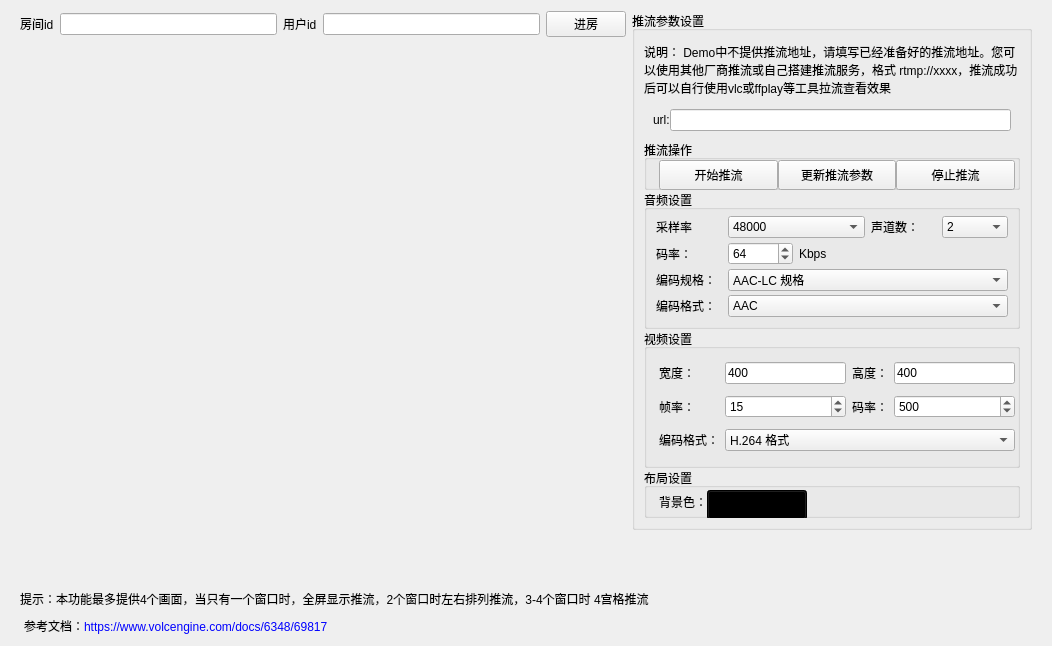
<?xml version="1.0" encoding="UTF-8"?>
<ui version="4.0">
 <class>CDNStreamByServer</class>
 <widget class="QWidget" name="CDNStreamByServer">
  <property name="geometry">
   <rect>
    <x>0</x>
    <y>0</y>
    <width>1052</width>
    <height>646</height>
   </rect>
  </property>
  <property name="windowTitle">
   <string>Form</string>
  </property>
  <layout class="QVBoxLayout" name="verticalLayout_5" stretch="5,1">
   <property name="spacing">
    <number>1</number>
   </property>
   <item>
    <widget class="QWidget" name="widget_top" native="true">
     <property name="minimumSize">
      <size>
       <width>0</width>
       <height>450</height>
      </size>
     </property>
     <layout class="QHBoxLayout" name="horizontalLayout_6" stretch="1,1">
      <property name="topMargin">
       <number>0</number>
      </property>
      <property name="bottomMargin">
       <number>0</number>
      </property>
      <item>
       <layout class="QVBoxLayout" name="verticalLayout">
        <item>
         <layout class="QHBoxLayout" name="horizontalLayout_2">
          <item>
           <widget class="QLabel" name="label">
            <property name="text">
             <string>房间id</string>
            </property>
           </widget>
          </item>
          <item>
           <widget class="QLineEdit" name="lineEdit_room"/>
          </item>
          <item>
           <widget class="QLabel" name="label_2">
            <property name="text">
             <string>用户id</string>
            </property>
           </widget>
          </item>
          <item>
           <widget class="QLineEdit" name="lineEdit_uid"/>
          </item>
          <item>
           <widget class="QPushButton" name="btn_join">
            <property name="text">
             <string>进房</string>
            </property>
           </widget>
          </item>
         </layout>
        </item>
        <item>
         <layout class="QHBoxLayout" name="horizontalLayout_3">
          <item>
           <spacer name="horizontalSpacer">
            <property name="orientation">
             <enum>Qt::Horizontal</enum>
            </property>
            <property name="sizeHint" stdset="0">
             <size>
              <width>40</width>
              <height>20</height>
             </size>
            </property>
           </spacer>
          </item>
          <item>
           <layout class="QFormLayout" name="formLayout">
            <property name="horizontalSpacing">
             <number>0</number>
            </property>
            <property name="verticalSpacing">
             <number>0</number>
            </property>
            <item row="0" column="0">
             <widget class="UserWidget" name="widget1" native="true">
              <property name="minimumSize">
               <size>
                <width>200</width>
                <height>200</height>
               </size>
              </property>
              <property name="maximumSize">
               <size>
                <width>200</width>
                <height>200</height>
               </size>
              </property>
             </widget>
            </item>
            <item row="0" column="1">
             <widget class="UserWidget" name="widget2" native="true">
              <property name="minimumSize">
               <size>
                <width>200</width>
                <height>200</height>
               </size>
              </property>
              <property name="maximumSize">
               <size>
                <width>200</width>
                <height>200</height>
               </size>
              </property>
             </widget>
            </item>
            <item row="1" column="0">
             <widget class="UserWidget" name="widget3" native="true">
              <property name="minimumSize">
               <size>
                <width>200</width>
                <height>200</height>
               </size>
              </property>
              <property name="maximumSize">
               <size>
                <width>200</width>
                <height>200</height>
               </size>
              </property>
             </widget>
            </item>
            <item row="1" column="1">
             <widget class="UserWidget" name="widget4" native="true">
              <property name="minimumSize">
               <size>
                <width>200</width>
                <height>200</height>
               </size>
              </property>
              <property name="maximumSize">
               <size>
                <width>200</width>
                <height>200</height>
               </size>
              </property>
             </widget>
            </item>
           </layout>
          </item>
          <item>
           <spacer name="horizontalSpacer_2">
            <property name="orientation">
             <enum>Qt::Horizontal</enum>
            </property>
            <property name="sizeHint" stdset="0">
             <size>
              <width>40</width>
              <height>20</height>
             </size>
            </property>
           </spacer>
          </item>
         </layout>
        </item>
       </layout>
      </item>
      <item>
       <layout class="QVBoxLayout" name="verticalLayout_2" stretch="0">
        <item>
         <widget class="QGroupBox" name="groupBox">
          <property name="maximumSize">
           <size>
            <width>400</width>
            <height>16777215</height>
           </size>
          </property>
          <property name="title">
           <string>推流参数设置</string>
          </property>
          <layout class="QVBoxLayout" name="verticalLayout_3">
           <property name="spacing">
            <number>0</number>
           </property>
           <item>
            <widget class="QLabel" name="label_14">
             <property name="maximumSize">
              <size>
               <width>16777215</width>
               <height>60</height>
              </size>
             </property>
             <property name="text">
              <string>说明： Demo中不提供推流地址，请填写已经准备好的推流地址。您可以使用其他厂商推流或自己搭建推流服务，格式 rtmp://xxxx，推流成功后可以自行使用vlc或ffplay等工具拉流查看效果</string>
             </property>
             <property name="wordWrap">
              <bool>true</bool>
             </property>
            </widget>
           </item>
           <item>
            <widget class="QWidget" name="widget_url" native="true">
             <property name="maximumSize">
              <size>
               <width>16777215</width>
               <height>40</height>
              </size>
             </property>
             <layout class="QHBoxLayout" name="horizontalLayout_5">
              <property name="spacing">
               <number>0</number>
              </property>
              <item>
               <widget class="QLabel" name="label_4">
                <property name="text">
                 <string>url:</string>
                </property>
               </widget>
              </item>
              <item>
               <widget class="QLineEdit" name="lineEdit_url"/>
              </item>
             </layout>
            </widget>
           </item>
           <item>
            <widget class="QGroupBox" name="groupBox_2">
             <property name="maximumSize">
              <size>
               <width>16777215</width>
               <height>50</height>
              </size>
             </property>
             <property name="title">
              <string>推流操作</string>
             </property>
             <layout class="QHBoxLayout" name="horizontalLayout_4">
              <property name="spacing">
               <number>0</number>
              </property>
              <property name="leftMargin">
               <number>12</number>
              </property>
              <property name="topMargin">
               <number>0</number>
              </property>
              <property name="rightMargin">
               <number>2</number>
              </property>
              <property name="bottomMargin">
               <number>0</number>
              </property>
              <item>
               <widget class="QPushButton" name="btn_start">
                <property name="minimumSize">
                 <size>
                  <width>0</width>
                  <height>30</height>
                 </size>
                </property>
                <property name="text">
                 <string>开始推流</string>
                </property>
               </widget>
              </item>
              <item>
               <widget class="QPushButton" name="btn_update">
                <property name="minimumSize">
                 <size>
                  <width>0</width>
                  <height>30</height>
                 </size>
                </property>
                <property name="text">
                 <string>更新推流参数</string>
                </property>
               </widget>
              </item>
              <item>
               <widget class="QPushButton" name="btn_stop">
                <property name="minimumSize">
                 <size>
                  <width>0</width>
                  <height>30</height>
                 </size>
                </property>
                <property name="text">
                 <string>停止推流</string>
                </property>
               </widget>
              </item>
             </layout>
            </widget>
           </item>
           <item>
            <widget class="QGroupBox" name="groupBox_6">
             <property name="title">
              <string>音频设置</string>
             </property>
             <layout class="QGridLayout" name="gridLayout">
              <property name="topMargin">
               <number>2</number>
              </property>
              <property name="bottomMargin">
               <number>2</number>
              </property>
              <property name="verticalSpacing">
               <number>0</number>
              </property>
              <item row="0" column="0">
               <widget class="QLabel" name="label_6">
                <property name="text">
                 <string>采样率</string>
                </property>
               </widget>
              </item>
              <item row="0" column="1" colspan="2">
               <widget class="QComboBox" name="comboBox_samplerate">
                <item>
                 <property name="text">
                  <string>48000</string>
                 </property>
                </item>
                <item>
                 <property name="text">
                  <string>44100</string>
                 </property>
                </item>
                <item>
                 <property name="text">
                  <string>32000</string>
                 </property>
                </item>
               </widget>
              </item>
              <item row="0" column="3">
               <widget class="QLabel" name="label_7">
                <property name="text">
                 <string>声道数：</string>
                </property>
               </widget>
              </item>
              <item row="0" column="4">
               <widget class="QComboBox" name="comboBox_channel">
                <item>
                 <property name="text">
                  <string>2</string>
                 </property>
                </item>
                <item>
                 <property name="text">
                  <string>1</string>
                 </property>
                </item>
               </widget>
              </item>
              <item row="1" column="0">
               <widget class="QLabel" name="label_8">
                <property name="text">
                 <string>码率：</string>
                </property>
               </widget>
              </item>
              <item row="1" column="1">
               <widget class="QSpinBox" name="spinBox_a_bitrate">
                <property name="minimum">
                 <number>32</number>
                </property>
                <property name="maximum">
                 <number>192</number>
                </property>
                <property name="value">
                 <number>64</number>
                </property>
               </widget>
              </item>
              <item row="1" column="2" colspan="2">
               <widget class="QLabel" name="label_21">
                <property name="text">
                 <string>Kbps</string>
                </property>
               </widget>
              </item>
              <item row="2" column="0">
               <widget class="QLabel" name="label_9">
                <property name="text">
                 <string>编码规格：</string>
                </property>
               </widget>
              </item>
              <item row="2" column="1" colspan="4">
               <widget class="QComboBox" name="comboBox_a_code1">
                <item>
                 <property name="text">
                  <string>AAC-LC 规格</string>
                 </property>
                </item>
                <item>
                 <property name="text">
                  <string>HE-AAC v1 规格</string>
                 </property>
                </item>
                <item>
                 <property name="text">
                  <string>HE-AAC v2 规格</string>
                 </property>
                </item>
               </widget>
              </item>
              <item row="3" column="0">
               <widget class="QLabel" name="label_10">
                <property name="text">
                 <string>编码格式：</string>
                </property>
               </widget>
              </item>
              <item row="3" column="1" colspan="4">
               <widget class="QComboBox" name="comboBox_a_code2">
                <item>
                 <property name="text">
                  <string>AAC</string>
                 </property>
                </item>
               </widget>
              </item>
             </layout>
            </widget>
           </item>
           <item>
            <widget class="QGroupBox" name="groupBox_5">
             <property name="title">
              <string>视频设置</string>
             </property>
             <layout class="QGridLayout" name="gridLayout_2">
              <property name="leftMargin">
               <number>12</number>
              </property>
              <property name="topMargin">
               <number>2</number>
              </property>
              <property name="rightMargin">
               <number>2</number>
              </property>
              <property name="bottomMargin">
               <number>2</number>
              </property>
              <property name="verticalSpacing">
               <number>0</number>
              </property>
              <item row="0" column="0">
               <widget class="QLabel" name="label_15">
                <property name="text">
                 <string>宽度：</string>
                </property>
               </widget>
              </item>
              <item row="0" column="1">
               <widget class="QLineEdit" name="lineEdit_v_w">
                <property name="text">
                 <string>400</string>
                </property>
               </widget>
              </item>
              <item row="0" column="2">
               <widget class="QLabel" name="label_11">
                <property name="text">
                 <string>高度：</string>
                </property>
               </widget>
              </item>
              <item row="0" column="3">
               <widget class="QLineEdit" name="lineEdit_v_h">
                <property name="text">
                 <string>400</string>
                </property>
               </widget>
              </item>
              <item row="1" column="0">
               <widget class="QLabel" name="label_13">
                <property name="text">
                 <string>帧率：</string>
                </property>
               </widget>
              </item>
              <item row="1" column="1">
               <widget class="QSpinBox" name="spinBox_v_fps">
                <property name="minimum">
                 <number>1</number>
                </property>
                <property name="maximum">
                 <number>60</number>
                </property>
                <property name="value">
                 <number>15</number>
                </property>
               </widget>
              </item>
              <item row="1" column="2">
               <widget class="QLabel" name="label_17">
                <property name="text">
                 <string>码率：</string>
                </property>
               </widget>
              </item>
              <item row="1" column="3">
               <widget class="QSpinBox" name="spinBox_v_bitrate">
                <property name="minimum">
                 <number>1</number>
                </property>
                <property name="maximum">
                 <number>10000</number>
                </property>
                <property name="value">
                 <number>500</number>
                </property>
               </widget>
              </item>
              <item row="2" column="0">
               <widget class="QLabel" name="label_12">
                <property name="text">
                 <string>编码格式：</string>
                </property>
               </widget>
              </item>
              <item row="2" column="1" colspan="3">
               <widget class="QComboBox" name="comboBox_v_code">
                <item>
                 <property name="text">
                  <string>H.264 格式</string>
                 </property>
                </item>
                <item>
                 <property name="text">
                  <string>ByteVC1 格式</string>
                 </property>
                </item>
               </widget>
              </item>
             </layout>
            </widget>
           </item>
           <item>
            <widget class="QGroupBox" name="groupBox_4">
             <property name="maximumSize">
              <size>
               <width>16777215</width>
               <height>50</height>
              </size>
             </property>
             <property name="title">
              <string>布局设置</string>
             </property>
             <layout class="QHBoxLayout" name="horizontalLayout_7">
              <property name="spacing">
               <number>0</number>
              </property>
              <property name="leftMargin">
               <number>12</number>
              </property>
              <property name="topMargin">
               <number>2</number>
              </property>
              <property name="rightMargin">
               <number>2</number>
              </property>
              <property name="bottomMargin">
               <number>2</number>
              </property>
              <item>
               <widget class="QLabel" name="label_19">
                <property name="text">
                 <string>背景色：</string>
                </property>
               </widget>
              </item>
              <item>
               <widget class="QPushButton" name="btn_color">
                <property name="minimumSize">
                 <size>
                  <width>100</width>
                  <height>30</height>
                 </size>
                </property>
                <property name="palette">
                 <palette>
                  <active>
                   <colorrole role="Button">
                    <brush brushstyle="SolidPattern">
                     <color alpha="255">
                      <red>0</red>
                      <green>0</green>
                      <blue>0</blue>
                     </color>
                    </brush>
                   </colorrole>
                   <colorrole role="Base">
                    <brush brushstyle="SolidPattern">
                     <color alpha="255">
                      <red>0</red>
                      <green>0</green>
                      <blue>0</blue>
                     </color>
                    </brush>
                   </colorrole>
                   <colorrole role="Window">
                    <brush brushstyle="SolidPattern">
                     <color alpha="255">
                      <red>0</red>
                      <green>0</green>
                      <blue>0</blue>
                     </color>
                    </brush>
                   </colorrole>
                  </active>
                  <inactive>
                   <colorrole role="Button">
                    <brush brushstyle="SolidPattern">
                     <color alpha="255">
                      <red>0</red>
                      <green>0</green>
                      <blue>0</blue>
                     </color>
                    </brush>
                   </colorrole>
                   <colorrole role="Base">
                    <brush brushstyle="SolidPattern">
                     <color alpha="255">
                      <red>0</red>
                      <green>0</green>
                      <blue>0</blue>
                     </color>
                    </brush>
                   </colorrole>
                   <colorrole role="Window">
                    <brush brushstyle="SolidPattern">
                     <color alpha="255">
                      <red>0</red>
                      <green>0</green>
                      <blue>0</blue>
                     </color>
                    </brush>
                   </colorrole>
                  </inactive>
                  <disabled>
                   <colorrole role="Button">
                    <brush brushstyle="SolidPattern">
                     <color alpha="255">
                      <red>0</red>
                      <green>0</green>
                      <blue>0</blue>
                     </color>
                    </brush>
                   </colorrole>
                   <colorrole role="Base">
                    <brush brushstyle="SolidPattern">
                     <color alpha="255">
                      <red>0</red>
                      <green>0</green>
                      <blue>0</blue>
                     </color>
                    </brush>
                   </colorrole>
                   <colorrole role="Window">
                    <brush brushstyle="SolidPattern">
                     <color alpha="255">
                      <red>0</red>
                      <green>0</green>
                      <blue>0</blue>
                     </color>
                    </brush>
                   </colorrole>
                  </disabled>
                 </palette>
                </property>
                <property name="styleSheet">
                 <string notr="true">background-color: rgb(0, 0, 0);</string>
                </property>
                <property name="text">
                 <string/>
                </property>
               </widget>
              </item>
              <item>
               <spacer name="horizontalSpacer_3">
                <property name="orientation">
                 <enum>Qt::Horizontal</enum>
                </property>
                <property name="sizeHint" stdset="0">
                 <size>
                  <width>40</width>
                  <height>20</height>
                 </size>
                </property>
               </spacer>
              </item>
             </layout>
            </widget>
           </item>
          </layout>
         </widget>
        </item>
       </layout>
      </item>
     </layout>
    </widget>
   </item>
   <item>
    <widget class="QWidget" name="widget_bottom" native="true">
     <property name="minimumSize">
      <size>
       <width>0</width>
       <height>0</height>
      </size>
     </property>
     <property name="maximumSize">
      <size>
       <width>16777215</width>
       <height>150</height>
      </size>
     </property>
     <layout class="QVBoxLayout" name="verticalLayout_4">
      <property name="topMargin">
       <number>0</number>
      </property>
      <property name="bottomMargin">
       <number>0</number>
      </property>
      <item>
       <widget class="LogWidget" name="widget_log" native="true"/>
      </item>
      <item>
       <widget class="QLabel" name="label_3">
        <property name="maximumSize">
         <size>
          <width>16777215</width>
          <height>20</height>
         </size>
        </property>
        <property name="text">
         <string>提示：本功能最多提供4个画面，当只有一个窗口时，全屏显示推流，2个窗口时左右排列推流，3-4个窗口时 4宫格推流</string>
        </property>
        <property name="wordWrap">
         <bool>true</bool>
        </property>
       </widget>
      </item>
      <item>
       <widget class="QTextEdit" name="textEdit">
        <property name="maximumSize">
         <size>
          <width>16777215</width>
          <height>20</height>
         </size>
        </property>
        <property name="styleSheet">
         <string notr="true">background-color: rgba(255, 255, 255, 0);</string>
        </property>
        <property name="frameShape">
         <enum>QFrame::NoFrame</enum>
        </property>
        <property name="verticalScrollBarPolicy">
         <enum>Qt::ScrollBarAlwaysOff</enum>
        </property>
        <property name="horizontalScrollBarPolicy">
         <enum>Qt::ScrollBarAlwaysOff</enum>
        </property>
        <property name="html">
         <string>&lt;!DOCTYPE HTML PUBLIC &quot;-//W3C//DTD HTML 4.0//EN&quot; &quot;http://www.w3.org/TR/REC-html40/strict.dtd&quot;&gt;
&lt;html&gt;&lt;head&gt;&lt;meta name=&quot;qrichtext&quot; content=&quot;1&quot; /&gt;&lt;meta charset=&quot;utf-8&quot; /&gt;&lt;style type=&quot;text/css&quot;&gt;
p, li { white-space: pre-wrap; }
hr { height: 1px; border-width: 0; }
li.unchecked::marker { content: &quot;\2610&quot;; }
li.checked::marker { content: &quot;\2612&quot;; }
&lt;/style&gt;&lt;/head&gt;&lt;body style=&quot; font-family:'.AppleSystemUIFont'; font-size:13pt; font-weight:400; font-style:normal;&quot;&gt;
&lt;p style=&quot; margin-top:0px; margin-bottom:0px; margin-left:0px; margin-right:0px; -qt-block-indent:0; text-indent:0px;&quot;&gt;&lt;span style=&quot; font-family:'Microsoft YaHei UI'; font-size:9pt;&quot;&gt;参考文档：&lt;/span&gt;&lt;span style=&quot; font-family:'Microsoft YaHei UI'; font-size:9pt; color:#0000ff;&quot;&gt;https://www.volcengine.com/docs/6348/69817&lt;/span&gt;&lt;/p&gt;&lt;/body&gt;&lt;/html&gt;</string>
        </property>
       </widget>
      </item>
     </layout>
    </widget>
   </item>
  </layout>
 </widget>
 <customwidgets>
  <customwidget>
   <class>UserWidget</class>
   <extends>QWidget</extends>
   <header>UserWidget.h</header>
   <container>1</container>
  </customwidget>
  <customwidget>
   <class>LogWidget</class>
   <extends>QWidget</extends>
   <header location="global">LogWidget.h</header>
   <container>1</container>
  </customwidget>
 </customwidgets>
 <resources/>
 <connections/>
</ui>
